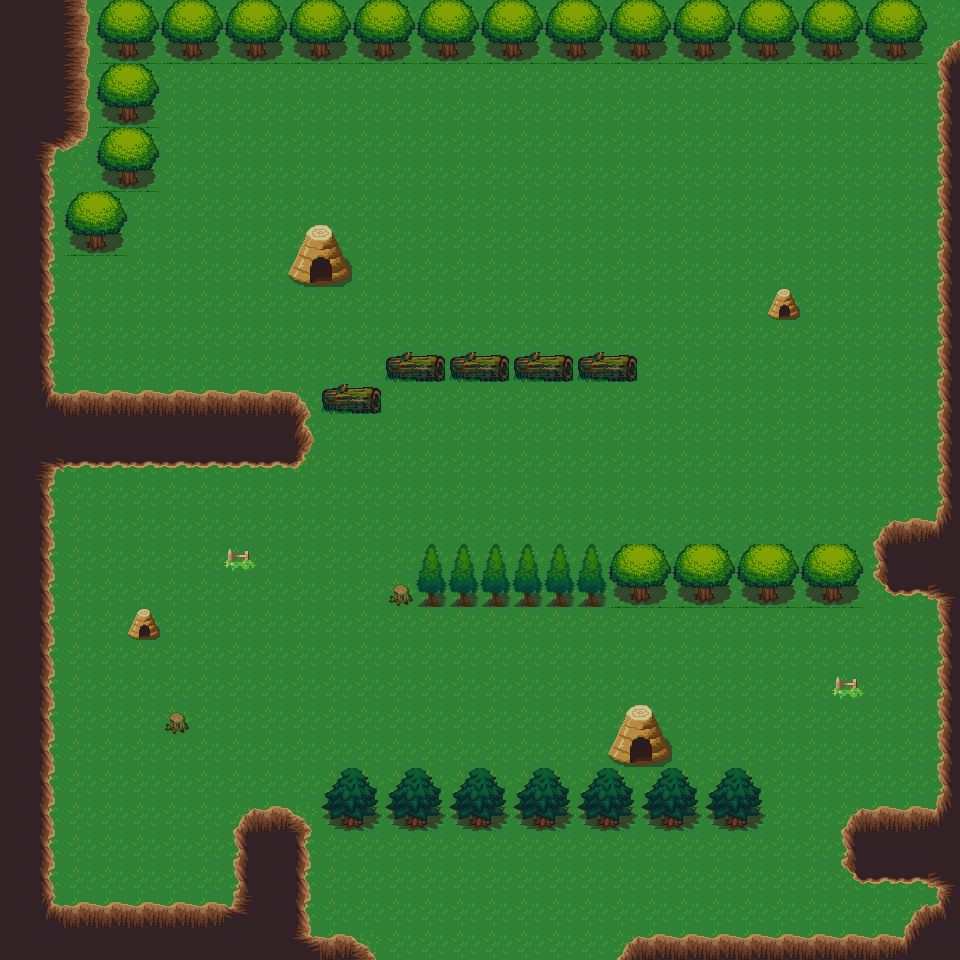

The image is a tile-based game level rendered from a .tmx file. Its description and source (layers, tilesets, objects; grid data summarised) follow:
An orthogonal 30x30 tile map with 32x32 px tiles, 3 tile layers (grds, forest_wall, objects) and 1 object (start).

<map version="1.5" tiledversion="1.7.2" orientation="orthogonal" renderorder="right-down" width="30" height="30" tilewidth="32" tileheight="32" infinite="0" nextlayerid="5" nextobjectid="2">
 <editorsettings>
  <export target="forest.json" format="json" />
 </editorsettings>
 <tileset firstgid="1" name="forest-tileset" tilewidth="32" tileheight="32" tilecount="232" columns="8">
  <image source="../../MG02/assets/maps_imgs/forest-tileset.png" width="256" height="929" />
  <tile id="13">
   <properties>
    <property name="wall" type="bool" value="true" />
   </properties>
  </tile>
  <tile id="14">
   <properties>
    <property name="wall" type="bool" value="true" />
   </properties>
  </tile>
  <tile id="15">
   <properties>
    <property name="wall" type="bool" value="true" />
   </properties>
  </tile>
  <tile id="24">
   <properties>
    <property name="wall" type="bool" value="true" />
   </properties>
  </tile>
  <tile id="25">
   <properties>
    <property name="wall" type="bool" value="true" />
   </properties>
  </tile>
  <tile id="26">
   <properties>
    <property name="wall" type="bool" value="true" />
   </properties>
  </tile>
  <tile id="27">
   <properties>
    <property name="wall" type="bool" value="true" />
   </properties>
  </tile>
  <tile id="28">
   <properties>
    <property name="wall" type="bool" value="true" />
   </properties>
  </tile>
  <tile id="32">
   <properties>
    <property name="wall" type="bool" value="true" />
   </properties>
  </tile>
  <tile id="33">
   <properties>
    <property name="wall" type="bool" value="true" />
   </properties>
  </tile>
  <tile id="34">
   <properties>
    <property name="wall" type="bool" value="true" />
   </properties>
  </tile>
  <tile id="35">
   <properties>
    <property name="wall" type="bool" value="true" />
   </properties>
  </tile>
  <tile id="36">
   <properties>
    <property name="wall" type="bool" value="true" />
   </properties>
  </tile>
  <tile id="40">
   <properties>
    <property name="wall" type="bool" value="true" />
   </properties>
  </tile>
  <tile id="41">
   <properties>
    <property name="wall" type="bool" value="true" />
   </properties>
  </tile>
  <tile id="42">
   <properties>
    <property name="wall" type="bool" value="true" />
   </properties>
  </tile>
  <tile id="43">
   <properties>
    <property name="wall" type="bool" value="true" />
   </properties>
  </tile>
  <tile id="120">
   <properties>
    <property name="wall" type="bool" value="true" />
   </properties>
  </tile>
  <tile id="121">
   <properties>
    <property name="wall" type="bool" value="true" />
   </properties>
  </tile>
  <tile id="122">
   <properties>
    <property name="wall" type="bool" value="true" />
   </properties>
  </tile>
  <tile id="123">
   <properties>
    <property name="wall" type="bool" value="true" />
   </properties>
  </tile>
  <tile id="124">
   <properties>
    <property name="wall" type="bool" value="true" />
   </properties>
  </tile>
  <tile id="143">
   <properties>
    <property name="wall" type="bool" value="true" />
   </properties>
  </tile>
  <tile id="156">
   <properties>
    <property name="wall" type="bool" value="true" />
   </properties>
  </tile>
  <tile id="157">
   <properties>
    <property name="wall" type="bool" value="true" />
   </properties>
  </tile>
  <tile id="158">
   <properties>
    <property name="wall" type="bool" value="true" />
   </properties>
  </tile>
  <tile id="159">
   <properties>
    <property name="wall" type="bool" value="true" />
   </properties>
  </tile>
  <tile id="160">
   <properties>
    <property name="wall" type="bool" value="true" />
   </properties>
  </tile>
  <tile id="161">
   <properties>
    <property name="wall" type="bool" value="true" />
   </properties>
  </tile>
  <tile id="162">
   <properties>
    <property name="wall" type="bool" value="true" />
   </properties>
  </tile>
  <tile id="163">
   <properties>
    <property name="wall" type="bool" value="true" />
   </properties>
  </tile>
  <tile id="168">
   <properties>
    <property name="wall" type="bool" value="true" />
   </properties>
  </tile>
  <tile id="169">
   <properties>
    <property name="wall" type="bool" value="true" />
   </properties>
  </tile>
  <tile id="170">
   <properties>
    <property name="wall" type="bool" value="true" />
   </properties>
  </tile>
  <tile id="171">
   <properties>
    <property name="wall" type="bool" value="true" />
   </properties>
  </tile>
  <tile id="176">
   <properties>
    <property name="wall" type="bool" value="true" />
   </properties>
  </tile>
  <tile id="177">
   <properties>
    <property name="wall" type="bool" value="true" />
   </properties>
  </tile>
  <tile id="182">
   <properties>
    <property name="wall" type="bool" value="true" />
   </properties>
  </tile>
  <tile id="184">
   <properties>
    <property name="wall" type="bool" value="true" />
   </properties>
  </tile>
  <tile id="185">
   <properties>
    <property name="wall" type="bool" value="true" />
   </properties>
  </tile>
  <tile id="187">
   <properties>
    <property name="wall" type="bool" value="true" />
   </properties>
  </tile>
  <tile id="188">
   <properties>
    <property name="wall" type="bool" value="true" />
   </properties>
  </tile>
  <tile id="189">
   <properties>
    <property name="wall" type="bool" value="true" />
   </properties>
  </tile>
  <tile id="190">
   <properties>
    <property name="wall" type="bool" value="true" />
   </properties>
  </tile>
  <tile id="191">
   <properties>
    <property name="wall" type="bool" value="true" />
   </properties>
  </tile>
  <wangsets>
   <wangset name="forest" type="mixed" tile="-1">
    <wangcolor name="trees" color="#ff0000" tile="161" probability="1" />
    <wangtile tileid="179" wangid="1,0,0,0,1,0,0,0" />
    <wangtile tileid="187" wangid="1,0,0,0,1,0,0,0" />
   </wangset>
  </wangsets>
 </tileset>
 <layer id="1" name="grds" width="30" height="30">
  <data>[900 cells, 900 non-empty, 1 distinct tile ids]</data>
 </layer>
 <layer id="2" name="forest_wall" width="30" height="30">
  <data>[900 cells, 252 non-empty, 16 distinct tile ids]</data>
 </layer>
 <layer id="3" name="objects" width="30" height="30">
  <data>[900 cells, 64 non-empty, 15 distinct tile ids]</data>
 </layer>
 <objectgroup id="4" name="objectLayer">
  <object id="1" name="start" x="448" y="928">
   <point />
  </object>
 </objectgroup>
</map>